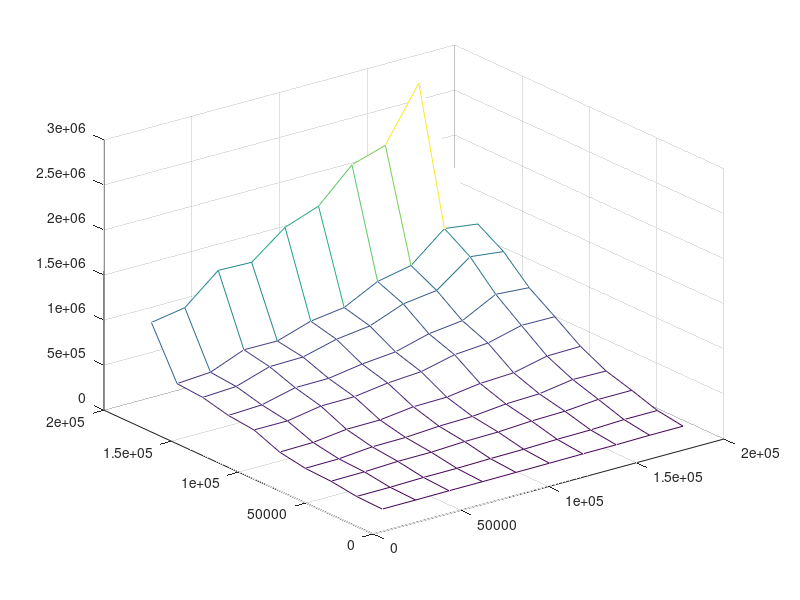

This chart was generated by the following MATLAB code:
xx = [193647,174592,155537,136482,117427,98372,79317,60262,41207,22152,;193648,174593,155538,136483,117428,98373,79318,60263,41208,22153,;193649,174594,155539,136484,117429,98374,79319,60264,41209,22154,;193650,174595,155540,136485,117430,98375,79320,60265,41210,22155,;193651,174596,155541,136486,117431,98376,79321,60266,41211,22156,;193652,174597,155542,136487,117432,98377,79322,60267,41212,22157,;193653,174598,155543,136488,117433,98378,79323,60268,41213,22158,;193654,174599,155544,136489,117434,98379,79324,60269,41214,22159,;193655,174600,155545,136490,117435,98380,79325,60270,41215,22160,;193656,174601,155546,136491,117436,98381,79326,60271,41216,22161,;]
yy = [193657,193656,193655,193654,193653,193652,193651,193650,193649,193648,;174602,174601,174600,174599,174598,174597,174596,174595,174594,174593,;155547,155546,155545,155544,155543,155542,155541,155540,155539,155538,;136492,136491,136490,136489,136488,136487,136486,136485,136484,136483,;117437,117436,117435,117434,117433,117432,117431,117430,117429,117428,;98382,98381,98380,98379,98378,98377,98376,98375,98374,98373,;79327,79326,79325,79324,79323,79322,79321,79320,79319,79318,;60272,60271,60270,60269,60268,60267,60266,60265,60264,60263,;41217,41216,41215,41214,41213,41212,41211,41210,41209,41208,;22162,22161,22160,22159,22158,22157,22156,22155,22154,22153,;]
zz = [1.38529e+06,2.75515e+06,2.16539e+06,2.04836e+06,1.69e+06,1.55547e+06,1.26739e+06,1.27837e+06,964313,901309,;1.22093e+06,1.2711e+06,961193,884133,695713,644479,524996,528004,378968,353101,;1.0457e+06,1.08906e+06,815050,766576,622065,574507,478094,471438,351732,330989,;775967,802872,610497,565843,464877,430338,371846,368982,278548,261812,;584576,588466,493122,464125,376384,350620,299105,295819,231332,231682,;386571,378896,293920,275943,224384,217932,171992,168401,123450,116482,;243708,249446,191332,179072,141514,133361,108817,104747,72489.7,67484.5,;160053,160106,128925,120831,99325.9,93334.7,76013.8,74595.9,58795.3,55097.7,;67035.6,66605.2,52087.4,48357.4,38405.6,35090.8,27460,27011.5,18714.8,16873.2,;23604.2,23558.2,18339.2,17614.3,14361.3,12978.8,10530.8,10313.5,7904.71,7595.02,;]
mesh(xx,yy,zz)
